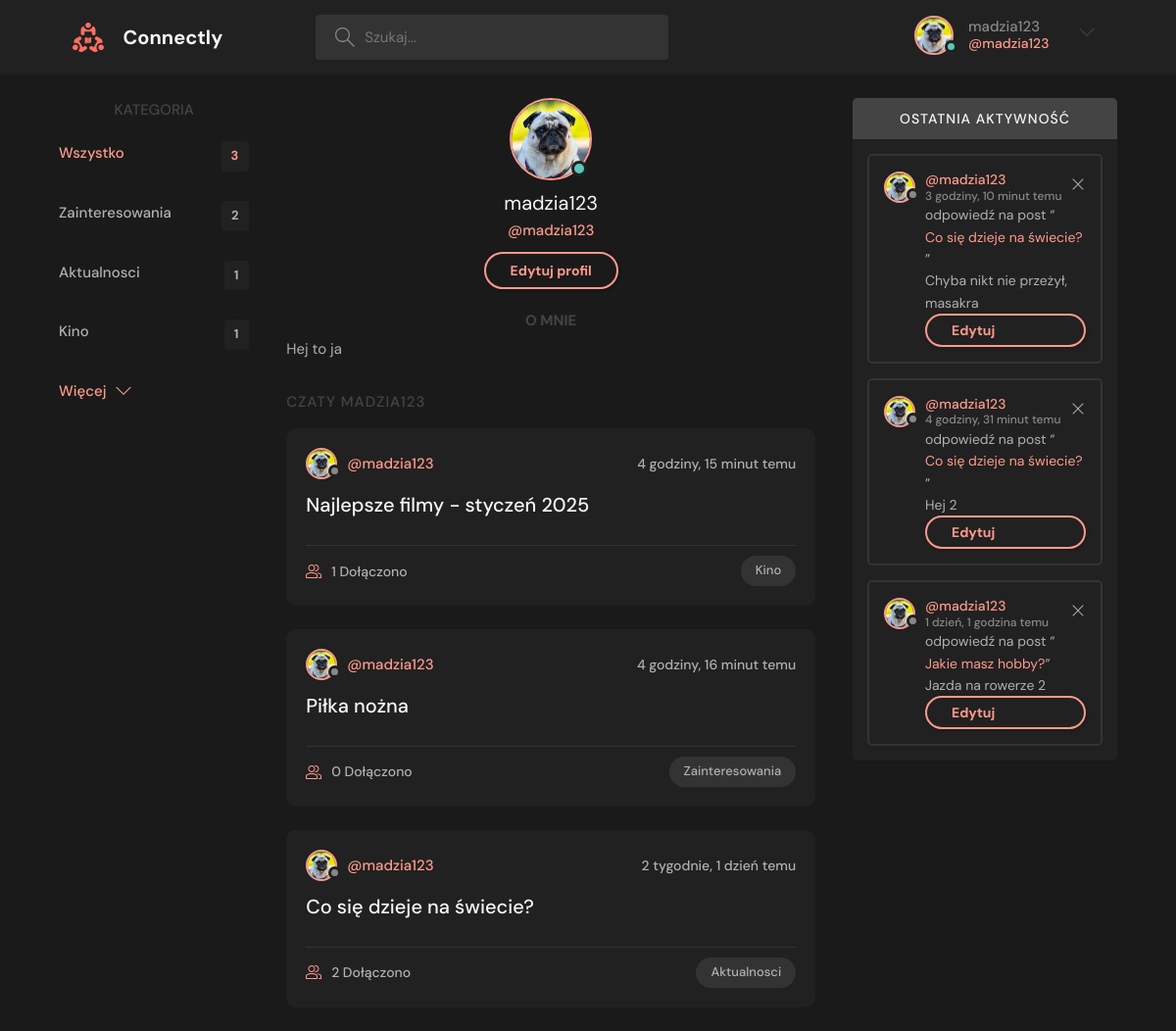
/profile/4/ (signed in), run on the app's committed database.
### base/models.py (models this page shows, shortened)
class User(AbstractUser):
    name = models.CharField(max_length=200, null=True)
    email = models.EmailField(unique=True, null=True)
    bio = models.TextField(null=True)
    avatar = models.ImageField(null=True, default="photo1.jpg")
    USERNAME_FIELD = 'email'
    REQUIRED_FIELDS = []

class Topic(models.Model):
    name = models.CharField(max_length=200)

class Room(models.Model):
    host = models.ForeignKey(User, on_delete=models.SET_NULL, null=True)
    topic = models.ForeignKey(Topic, on_delete=models.SET_NULL, null=True)
    name = models.CharField(max_length=200)
    description = models.TextField(null=True, blank=True)
    participants = models.ManyToManyField(User, related_name='participants', blank=True)
    updated = models.DateTimeField(auto_now=True)
    created = models.DateTimeField(auto_now_add=True)
    class Meta:
        ordering = ['-updated', '-created']
    def __str__(self):
        return self.name

class Message(models.Model):
    user = models.ForeignKey(User, on_delete=models.CASCADE)
    room = models.ForeignKey(Room, on_delete=models.CASCADE)
    body = models.TextField()
    updated = models.DateTimeField(auto_now=True)
    created = models.DateTimeField(auto_now_add=True)
    class Meta:
        ordering = ['-updated', '-created']

### base/views.py (the view)
# urls.py: path('profile/<str:pk>/', views.userProfile, name='user-profile'),
def userProfile(request, pk):
    user = get_object_or_404(User, id=pk)
    rooms = user.room_set.all()
    room_messages = user.message_set.all()
    topics = Topic.objects.all()
    is_friend = Friendship.objects.filter(
        Q(user1=request.user, user2=user) | Q(user1=user, user2=request.user)
    ).exists()
    friend_request_sent = FriendRequest.objects.filter(
        sender=request.user, receiver=user
    ).exists()
    context = {
        'user': user,
        'rooms': rooms,
        'room_messages': room_messages,
        'topics': topics,
        'is_friend': is_friend,
        'friend_request_sent': friend_request_sent
    }
    return render(request, 'base/profile.html', context)

### base/templates/base/profile.html (shortened to what this page needs)
{% extends 'main.html' %}
{% block content %}
  <main class="profile-page layout layout--3">
    <div class="container">
{% include 'base/topics_component.html' %}
      <div class="roomList">
        <div class="profile">
          <div class="profile__avatar">
            <div class="avatar avatar--large active">
              <img src="{{ user.avatar.url }}" alt="User Avatar">
            </div>
          </div>
          <div class="profile__info">
            <h3>{{user.username}}</h3>
            <p>@{{user.username}}</p>
          {% if request.user == user %}
              <a href="{% url 'update-user' %}" class="btn btn--main btn--pill">Edytuj profil</a>
          {% endif %}
          </div>
          <div class="profile__about">
            <h3>O mnie</h3>
            <p>
              {{ user.bio }}
            </p>
          </div>
        </div>
        <div class="roomList__header">
          <div>
            <h2>Czaty {{user.username}}</a>
            </h2>
          </div>
        </div>
        {% include 'base/feed_component.html' %}
      </div>
   {% include 'base/activity_component.html' %}
    </div>
  </main>
{%endblock content%}

### templates/navbar.html (shortened to what this page needs)
{% load static %}
<header class="header header--loggedIn">
      <div class="container">
        <a href="{% url 'home' %}" class="header__logo">
          <img src="{% static 'images/logo.svg' %}" />
          <h1>Connectly</h1>
        </a>
        <form class="header__search" method="GET" action="{% url 'home' %}">
          <label>
            <input name="q" placeholder="Szukaj..." />
          </label>
        </form>
        <nav class="header__menu">
          {%if request.user.is_authenticated %}
          <div class="header__user">
            <a href="{% url 'user-profile' request.user.id  %}">
              <div class="avatar avatar--medium active">
                <img src="{{request.user.avatar.url}}" />
              </div>
              <p>{{request.user.username}} <span>@{{request.user.username}}</span></p>
            </a>
            <button class="dropdown-button">
              <svg version="1.1" xmlns="http://www.w3.org/2000/svg" width="32" height="32" viewBox="0 0 32 32">
                <title>chevron-down</title>
                <path d="M16 21l-13-13h-3l16 16 16-16h-3l-13 13z"></path>
              </svg>
            </button>
          </div>
          {% else %}
          <a href="{% url 'login' %}">
            <img src="{% static 'images/avatar.svg' %}" />
            <p>Logowanie</p>
          </a>
          {% endif %}
        </nav>
      </div>
    </header>

### base/templates/base/topics_component.html
<div class="topics">
    <div class="topics__header">
        <h2>Kategoria</h2>
    </div>
    <ul class="topics__list">
        <li>
            <a href="{% url 'home' %}" class="active">Wszystko <span>{{topics.count}}</span></a>
        </li>
        {% for topic in topics %}
        <li>
            <a href="{% url 'home' %}?q={{topic.name}}">{{topic.name}}<span>{{topic.room_set.all.count}}</span></a>
        </li>
        {% endfor %}
    </ul>
    <a class="btn btn--link" href="{% url 'topics' %}">
        Więcej
        <svg version="1.1" xmlns="http://www.w3.org/2000/svg" width="32" height="32" viewBox="0 0 32 32">
            <title>chevron-down</title>
            <path d="M16 21l-13-13h-3l16 16 16-16h-3l-13 13z"></path>
        </svg>
    </a>
</div>

### base/templates/base/feed_component.html (shortened to what this page needs)
{% for room in rooms %}
<div class="roomListRoom">
    <div class="roomListRoom__header">
        <a href="{% url 'user-profile' room.host.id %}" class="roomListRoom__author">
            <div class="avatar avatar--small">
                <img src="{{room.host.avatar.url}}" />
            </div>
            <span>@{{room.host.username}}</span>
        </a>
        <div class="roomListRoom__actions">
            <span>{{room.created|timesince}} temu</span>
        </div>
    </div>
    <div class="roomListRoom__content">
        <a href="{% url 'room' room.id %}">{{room.name}}</a>
    </div>
    <div class="roomListRoom__meta">
        <a href="{% url 'room' room.id %}" class="roomListRoom__joined">
            {{room.participants.all.count}} Dołączono
        </a>
        <p class="roomListRoom__topic">{{room.topic.name}}</p>
    </div>
</div>
{% endfor %}

### base/templates/base/activity_component.html (shortened to what this page needs)
<div class="activities">
    <div class="activities__header">
        <h2>Ostatnia aktywność</h2>
    </div>
    {% for message in room_messages %}
    <div class="activities__box">
        <div class="activities__boxHeader roomListRoom__header">
            <a href="{% url 'user-profile' message.user.id %}" class="roomListRoom__author">
                <div class="avatar avatar--small">
                    <img src="{{message.user.avatar.url}}" />
                </div>
                <p>
                    @{{message.user.username}}
                    <span>{{message.created|timesince}} temu </span>
                </p>
            </a>
            {% if request.user == message.user %}
            <div class="roomListRoom__actions">
                <a href="{% url 'delete-message' message.id %}">
                    <svg version="1.1" xmlns="http://www.w3.org/2000/svg" width="32" height="32" viewBox="0 0 32 32">
                        <title>usuń</title>
                        <path
                            d="M27.314 6.019l-1.333-1.333-9.98 9.981-9.981-9.981-1.333 1.333 9.981 9.981-9.981 9.98 1.333 1.333 9.981-9.98 9.98 9.98 1.333-1.333-9.98-9.98 9.98-9.981z">
                        </path>
                    </svg>
                </a>
            </div>
            {% endif %}
        </div>
        <div class="activities__boxContent">
            <p>odpowiedź na post “<a href="{% url 'room' message.room.id %}">{{message.room}}</a>”</p>
            {% if request.user == message.user %}
                <p id="message-text-{{ message.id }}">{{ message.body }}</p>
                <button class="btn btn--pill" onclick="showEditForm({{ message.id }})">Edytuj</button>
            {% else %}
                <p>{{ message.body }}</p>
            {% endif %}
        </div>
    </div>
    {% endfor %}
</div>

### data on the page
User: user.avatar (picture), user.username "madzia123", avatar (picture), username "madzia123", bio "Hej to ja", username "MADZIA123"
Topic: name "Zainteresowania", room_set.all.count "2"
Topic: name "Aktualnosci", room_set.all.count "1"
Topic: name "Kino", room_set.all.count "1"
Room: host.avatar (picture), host.username "madzia123", created "4 godziny, 15 minut", name "Najlepsze filmy - styczeń 2025", participants.all.count "1", topic.name "Kino"
Room: host.avatar (picture), host.username "madzia123", created "4 godziny, 16 minut", name "Piłka nożna", participants.all.count "0", topic.name "Zainteresowania"
Room: host.avatar (picture), host.username "madzia123", created "2 tygodnie, 1 dzień", name "Co się dzieje na świecie?", participants.all.count "2", topic.name "Aktualnosci"
Message: user.avatar (picture), user.username "madzia123", created "3 godziny, 10 minut", room "Co się dzieje na świecie?", body "Chyba nikt nie przeżył, masakra"
Message: user.avatar (picture), user.username "madzia123", created "4 godziny, 31 minut", room "Co się dzieje na świecie?", body "Hej 2"
Message: user.avatar (picture), user.username "madzia123", created "1 dzień, 1 godzina", room "Jakie masz hobby?", body "Jazda na rowerze 2"

### other printed values
{{ topics.count }} "3"
